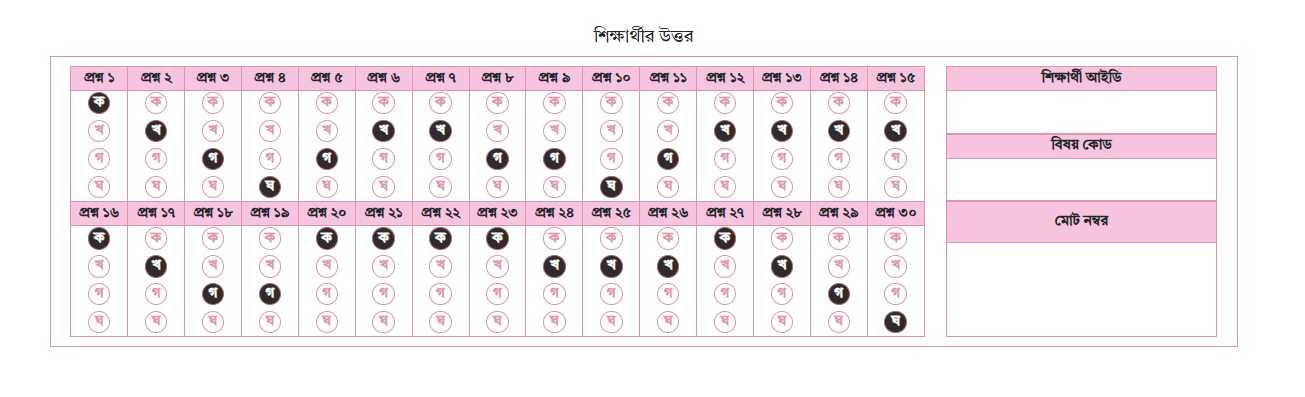
#> input picture omr4.png, 1305 x 397 px, found by its file name
$ python main-v-6.py
#> lines starting #> are read from the running program, lines starting #| are printed output that depends on the picture; after the words box and inside, x2 and y2 are one past the last pixel; in counts of white or black regions, pixels touching at a corner belong together
import cv2
import numpy as np
import os

def display_and_split_biggest_rectangle_part(image_path):
#> called with image_path = 'omr4.png'
    image = cv2.imread(image_path)
#> image is the input picture: shape (397, 1305, 3); mean B, G, R 240.9, 236.9, 246.2

    if image is None:
        print(f"❌ Error: Could not load image from {image_path}")
        return

    gray = cv2.cvtColor(image, cv2.COLOR_BGR2GRAY)
    _, thresh = cv2.threshold(gray, 200, 255, cv2.THRESH_BINARY_INV)
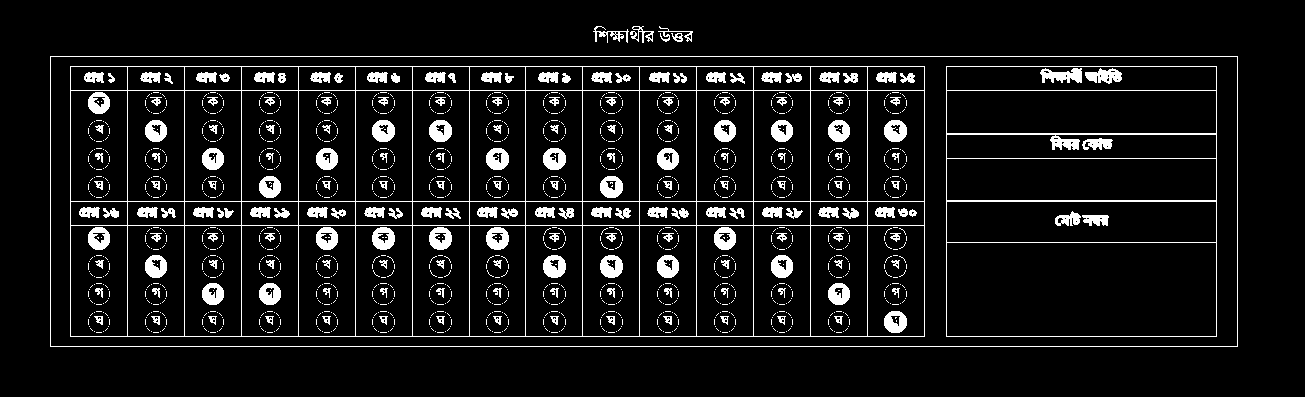
#> thresh: shape (397, 1305); 8.4% white; 1619 white regions (1423 under 20 px)

    contours, _ = cv2.findContours(thresh, cv2.RETR_EXTERNAL, cv2.CHAIN_APPROX_SIMPLE)
#> contours = 5 contours; box (x1, y1, x2, y2) and area: (50, 56, 1238, 347) 344230, (593, 26, 629, 43) 130, (630, 26, 654, 43) 106, (658, 26, 693, 42) 64, (671, 33, 683, 42) 56

    biggest_rect = None
    max_area = 0

    for contour in contours:
        perimeter = cv2.arcLength(contour, True)
        approx = cv2.approxPolyDP(contour, 0.02 * perimeter, True)

        if len(approx) == 4 and cv2.contourArea(approx) > 1000:
            x, y, w, h = cv2.boundingRect(approx)
            area = w * h
            if area > max_area:
                max_area = area
                biggest_rect = (x, y, w, h)
#> this loop made 5 passes
#> (perimeter, approx, x, y, w, h, area, max_area) on pass 1: (2954, [[50, 56], [50, 346], [1237, 346], [1237, 56]], 50, 56, 1188, 291, 345708, 345708)
#> perimeter on passes 2 to 5: 40.38, 176, 163.4, 200.7
#> after the loop, max_area = 345708

    if biggest_rect:
        x, y, w, h = biggest_rect
        rectangular_part = image[y:y + h, x:x + w]
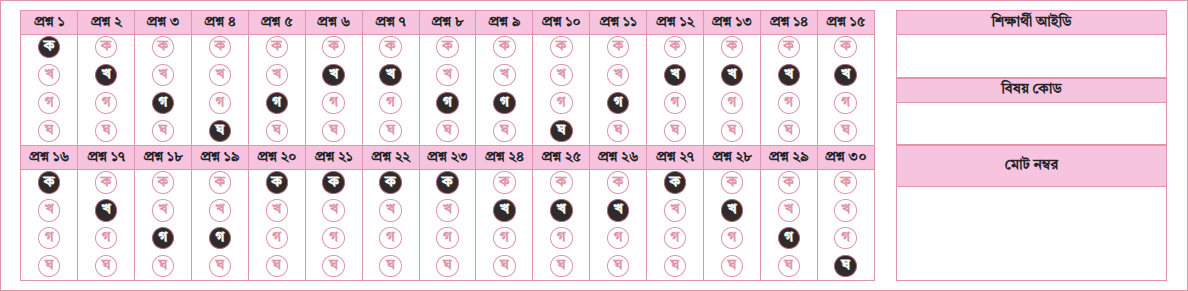
#> rectangular_part: shape (291, 1188, 3); mean B, G, R 234.2, 228.2, 242.1

        cv2.imwrite("biggest_rectangle.png", rectangular_part)

        # Split into initial answer section and info section (which might have white borders)
        answer_section_with_white_outer = rectangular_part[:, 0:int(0.75 * w)]
        info_section_with_white_outer = rectangular_part[:, int(0.75 * w):]

        # --- Process info_section_with_white_outer to remove white outer part ---
        info_section_without_outer = info_section_with_white_outer # Initialize with full section as fallback
        gray_info = cv2.cvtColor(info_section_with_white_outer, cv2.COLOR_BGR2GRAY)
        # Adjust threshold if needed for better results
        _, thresh_info = cv2.threshold(gray_info, 200, 255, cv2.THRESH_BINARY_INV)
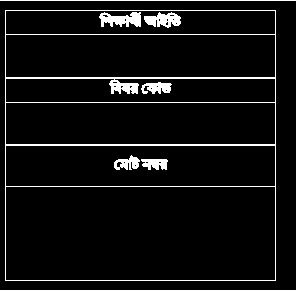
#> thresh_info: shape (291, 297); 6.5% white in thin lines or dots
        contours_info, _ = cv2.findContours(thresh_info, cv2.RETR_EXTERNAL, cv2.CHAIN_APPROX_SIMPLE)
#> contours_info = 2 contours, 1 with area under 20; largest, box (x1, y1, x2, y2) and area: (5, 10, 276, 281) 72900

        if contours_info:
            # Find the largest contour which should be the main content of the info section
            largest_contour_info = max(contours_info, key=cv2.contourArea)
#> largest_contour_info = [[5, 10], [5, 280], [275, 280], [275, 10]]
            x_info, y_info, w_info, h_info = cv2.boundingRect(largest_contour_info)
#> x_info = 5; y_info = 10; w_info = 271; h_info = 271
            info_section_without_outer = info_section_with_white_outer[y_info:y_info + h_info, x_info:x_info + w_info]
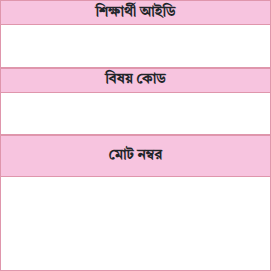
#> info_section_without_outer: shape (271, 271, 3); mean B, G, R 238.8, 229.8, 248

        # --- Process answer_section_with_white_outer to remove white outer part ---
        answer_section_without_outer = answer_section_with_white_outer # Initialize with full section as fallback
        gray_answer = cv2.cvtColor(answer_section_with_white_outer, cv2.COLOR_BGR2GRAY)
        # Assuming a light background to dark content. Adjust threshold if needed.
        _, thresh_answer = cv2.threshold(gray_answer, 200, 255, cv2.THRESH_BINARY_INV)
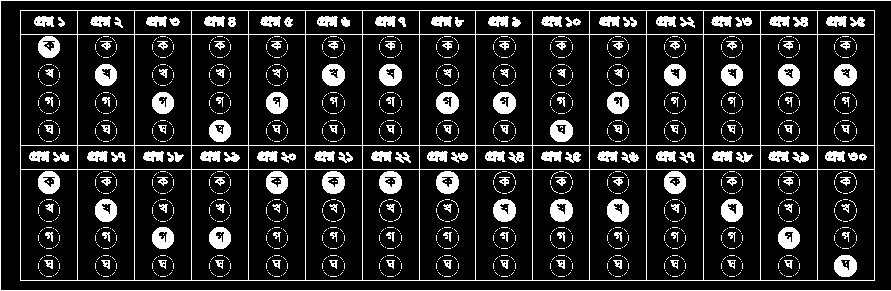
#> thresh_answer: shape (291, 891); 14.4% white; 1609 white regions (1423 under 20 px)
        contours_answer, _ = cv2.findContours(thresh_answer, cv2.RETR_EXTERNAL, cv2.CHAIN_APPROX_SIMPLE)
#> contours_answer = 2 contours, 1 with area under 20; largest, box (x1, y1, x2, y2) and area: (20, 10, 875, 281) 230580

        if contours_answer:
            # Find the largest contour which should be the main content of the answer section
            largest_contour_answer = max(contours_answer, key=cv2.contourArea)
#> largest_contour_answer = [[20, 10], [20, 280], [874, 280], [874, 10]]
            x_answer, y_answer, w_answer, h_answer = cv2.boundingRect(largest_contour_answer)
#> x_answer = 20; y_answer = 10; w_answer = 855; h_answer = 271
            answer_section_without_outer = answer_section_with_white_outer[y_answer:y_answer + h_answer, x_answer:x_answer + w_answer]
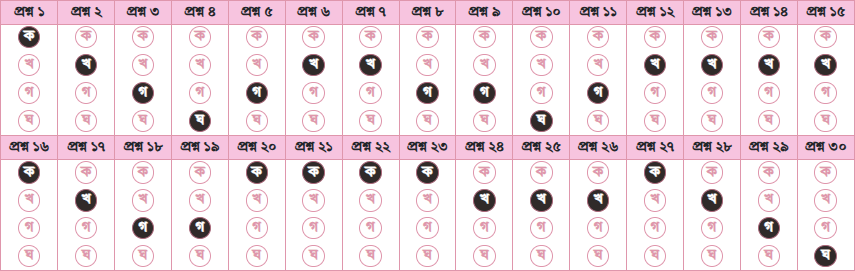
#> answer_section_without_outer: shape (271, 855, 3); mean B, G, R 230.2, 224.3, 238.4


        # Save the processed parts
        cv2.imwrite("answer_section.png", answer_section_without_outer)
        cv2.imwrite("info_section.png", info_section_without_outer)

        print("✅ Saved: biggest_rectangle.png, answer_section.png, info_section.png")

        # Optional: Show the result
        cv2.imshow("Answer Section (without outer white)", answer_section_without_outer)
        cv2.imshow("Info Section (without outer white)", info_section_without_outer)
        cv2.waitKey(0)
        cv2.destroyAllWindows()

        return True # Indicate that info_section.png was successfully created
    else:
        print("❌ No significant rectangle found. Try adjusting the threshold or contour area.")
        return False # Indicate failure

def extract_student_id_section(image_path):
    """
    Extracts the 'শিক্ষার্থী আইডি' section based on a percentage of the image height.
    This approach is simpler and relies on the student ID section being at the very top.
    """
#> called with image_path = 'info_section.png'
    info_section_image = cv2.imread(image_path)

    if info_section_image is None:
        print(f"❌ Error: Could not load image from {image_path}")
        return

    img_height, img_width, _ = info_section_image.shape
#> img_height = 271; img_width = 271

    # --- ADJUST THIS PERCENTAGE CAREFULLY ---
    # This is the crucial parameter for this method.
    # The 'শিক্ষার্থী আইডি' section (label + its white input box) is typically the first major section.
    # Try values between 0.15 (15%) and 0.30 (30%).
    # Start with a value, run the script, and observe the output.
    #   - If the section is cut off at the bottom (doesn't include the whole white box),
    #     INCREASE this percentage (e.g., from 0.22 to 0.25).
    #   - If the section includes part of the NEXT section ("বিষয় কোড"),
    #     DECREASE this percentage (e.g., from 0.22 to 0.18).
    student_id_section_height_percentage = 0.22 # Example: Take the top 22% of the info_section height

    # Calculate the height for the student ID section
    crop_height = int(img_height * student_id_section_height_percentage)
#> crop_height = 59

    # Ensure crop_height does not exceed image height
    if crop_height > img_height:
        crop_height = img_height
    if crop_height <= 0: # Ensure at least 1 pixel height
        crop_height = 1

    # Crop the image from the top
    # The student ID section is assumed to be at y=0, spanning the full width
    student_id_part = info_section_image[0:crop_height, 0:img_width]
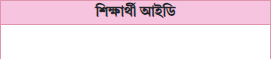
#> student_id_part: shape (59, 271, 3); mean B, G, R 233.6, 222.9, 244

    if student_id_part.size > 0: # Check if the cropped part is not empty
        cv2.imwrite("student_id_section.png", student_id_part)
        print("✅ Saved: student_id_section.png")

        cv2.imshow("Extracted Student ID Section (by height %)", student_id_part)
        cv2.waitKey(0)
        cv2.destroyAllWindows()
    else:
        print("❌ Cropped student ID section is empty or invalid. Adjust the height percentage.")


# === Main execution block ===
if __name__ == "__main__":
    image_file = "omr4.png"  # Change this to your actual OMR image file

    print("--- Starting OMR Sheet Splitting ---")
    success_split = display_and_split_biggest_rectangle_part(image_file)

    if success_split and os.path.exists("info_section.png"):
        print("\n--- Starting Student ID Section Extraction ---")
        extract_student_id_section("info_section.png")
    else:
        print("\nInfo section was not successfully generated, skipping student ID extraction.")

    print("\n--- Processing Complete ---")

$ run again, with omr2.png copied over omr4.png
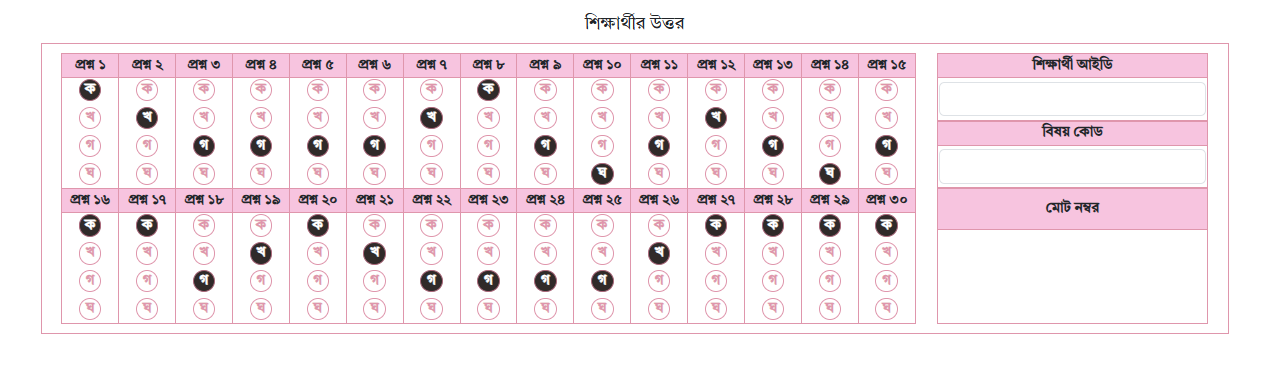
#> input picture omr2.png, 1264 x 369 px, found by its file name
#> in display_and_split_biggest_rectangle_part, image is the input picture: shape (369, 1264, 3); mean B, G, R 239.3, 234.8, 245.2
#> in display_and_split_biggest_rectangle_part, `_, thresh = cv2.threshold(gray, 200, 255, cv2.THRESH_BINARY_INV)`:
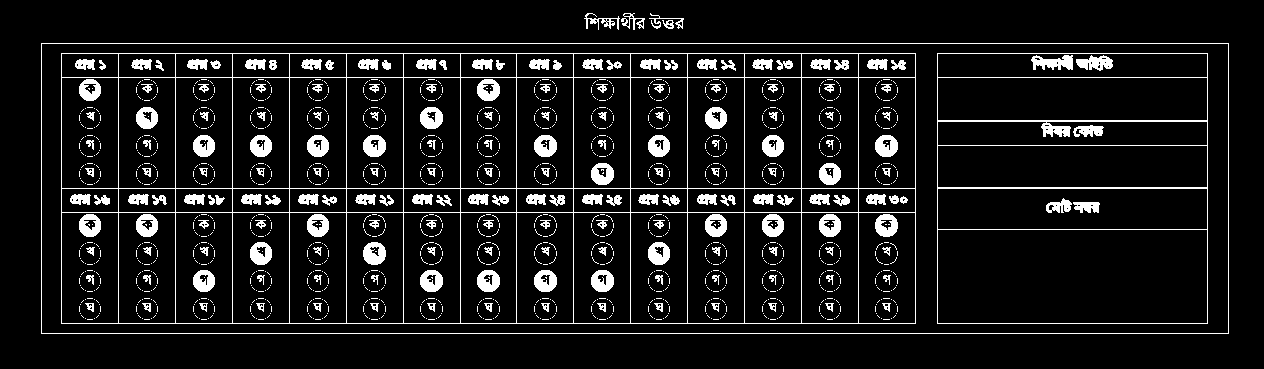
#> thresh: shape (369, 1264); 9.3% white; 1595 white regions (1399 under 20 px)
#> contours = 5 contours; box (x1, y1, x2, y2) and area: (41, 43, 1229, 334) 344230, (584, 13, 620, 30) 130, (621, 13, 645, 30) 106, (649, 13, 684, 29) 64, (662, 20, 674, 29) 56
#> the loop in display_and_split_biggest_rectangle_part, `for contour in contours:` made 5 passes
#> (perimeter, approx, x, y, w, h, area, max_area) on pass 1: (2954, [[41, 43], [41, 333], [1228, 333], [1228, 43]], 41, 43, 1188, 291, 345708, 345708)
#> after the loop in display_and_split_biggest_rectangle_part, `for contour in contours:`: max_area = 345708
#> thresh_info: shape (291, 297); 6.5% white in thin lines or dots
#> contours_info = 2 contours, 1 with area under 20; largest, box (x1, y1, x2, y2) and area: (5, 10, 276, 281) 72900
#> largest_contour_info = [[5, 10], [5, 280], [275, 280], [275, 10]]
#> x_info = 5; y_info = 10; w_info = 271
#> thresh_answer: shape (291, 891); 14.4% white; 1585 white regions (1399 under 20 px)
#> contours_answer = 2 contours, 1 with area under 20; largest, box (x1, y1, x2, y2) and area: (20, 10, 875, 281) 230580
#> largest_contour_answer = [[20, 10], [20, 280], [874, 280], [874, 10]]
#> x_answer = 20; y_answer = 10; w_answer = 855; h_answer = 271
#> in extract_student_id_section, `student_id_part = info_section_image[0:crop_height, 0:img_width]`:
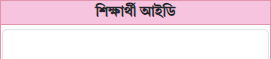
#> student_id_part: shape (59, 271, 3); mean B, G, R 233.1, 222.4, 243.3

$ run again, with omr3.png copied over omr4.png
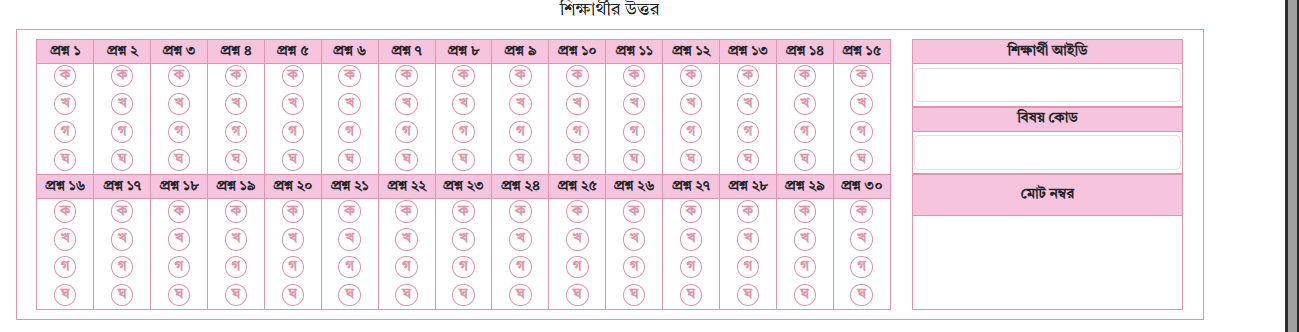
#> input picture omr3.png, 1299 x 332 px, found by its file name
#> in display_and_split_biggest_rectangle_part, image is the input picture: shape (332, 1299, 3); mean B, G, R 240.5, 235.5, 246.8
#> in display_and_split_biggest_rectangle_part, `_, thresh = cv2.threshold(gray, 200, 255, cv2.THRESH_BINARY_INV)`:
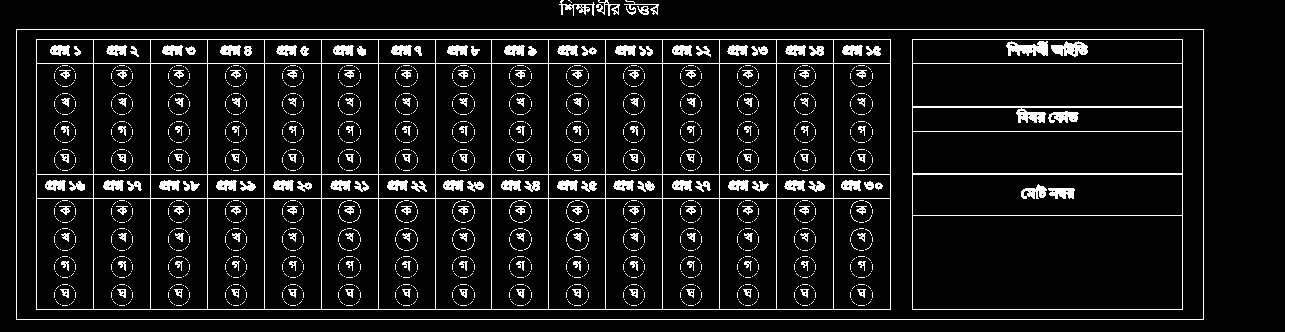
#> thresh: shape (332, 1299); 9.3% white; 2022 white regions (1825 under 20 px)
#> contours = 7 contours, 1 with area under 20; largest, box (x1, y1, x2, y2) and area: (16, 29, 1204, 320) 344230, (1285, 0, 1299, 332) 4303, (559, 0, 595, 16) 128, (596, 0, 620, 16) 86, (624, 0, 659, 15) 63, (637, 6, 649, 15) 56
#> the loop in display_and_split_biggest_rectangle_part, `for contour in contours:` made 7 passes
#> (perimeter, approx, x, y, w, h, area, max_area) on pass 1: (2954, [[16, 29], [16, 319], [1203, 319], [1203, 29]], 16, 29, 1188, 291, 345708, 345708)
#> after the loop in display_and_split_biggest_rectangle_part, `for contour in contours:`: max_area = 345708
#> thresh_info: shape (291, 297); 6.5% white in thin lines or dots
#> contours_info = 2 contours, 1 with area under 20; largest, box (x1, y1, x2, y2) and area: (5, 10, 276, 281) 72900
#> largest_contour_info = [[5, 10], [5, 280], [275, 280], [275, 10]]
#> x_info = 5; y_info = 10; w_info = 271
#> thresh_answer: shape (291, 891); 11.3% white in thin lines or dots
#> contours_answer = 2 contours, 1 with area under 20; largest, box (x1, y1, x2, y2) and area: (20, 10, 875, 281) 230580
#> largest_contour_answer = [[20, 10], [20, 280], [874, 280], [874, 10]]
#> x_answer = 20; y_answer = 10; w_answer = 855; h_answer = 271
#> in extract_student_id_section, `student_id_part = info_section_image[0:crop_height, 0:img_width]`:
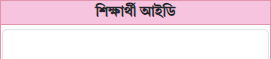
#> student_id_part: shape (59, 271, 3); mean B, G, R 233.1, 222.4, 243.3

$ run again, with omr5.png copied over omr4.png
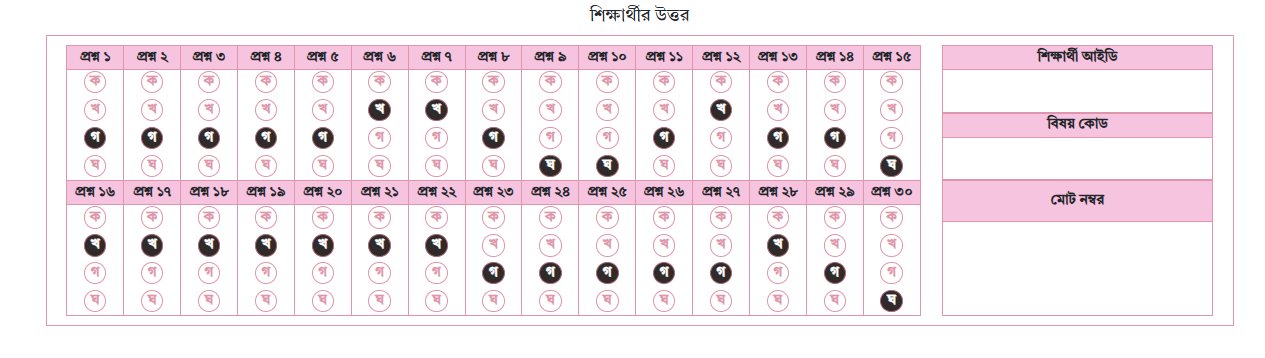
#> input picture omr5.png, 1265 x 358 px, found by its file name
#> in display_and_split_biggest_rectangle_part, image is the input picture: shape (358, 1265, 3); mean B, G, R 238.9, 234.2, 244.9
#> thresh: shape (358, 1265); 9.6% white; 1585 white regions (1389 under 20 px)
#> contours = 5 contours; box (x1, y1, x2, y2) and area: (46, 35, 1234, 326) 344230, (589, 5, 625, 22) 130, (626, 5, 650, 22) 106, (654, 5, 689, 21) 64, (667, 12, 679, 21) 56
#> the loop in display_and_split_biggest_rectangle_part, `for contour in contours:` made 5 passes
#> (perimeter, approx, x, y, w, h, area, max_area) on pass 1: (2954, [[46, 35], [46, 325], [1233, 325], [1233, 35]], 46, 35, 1188, 291, 345708, 345708)
#> after the loop in display_and_split_biggest_rectangle_part, `for contour in contours:`: max_area = 345708
#> thresh_info: shape (291, 297); 6.5% white in thin lines or dots
#> contours_info = 2 contours, 1 with area under 20; largest, box (x1, y1, x2, y2) and area: (5, 10, 276, 281) 72900
#> largest_contour_info = [[5, 10], [5, 280], [275, 280], [275, 10]]
#> x_info = 5; y_info = 10; w_info = 271
#> thresh_answer: shape (291, 891); 14.4% white; 1575 white regions (1389 under 20 px)
#> contours_answer = 2 contours, 1 with area under 20; largest, box (x1, y1, x2, y2) and area: (20, 10, 875, 281) 230580
#> largest_contour_answer = [[20, 10], [20, 280], [874, 280], [874, 10]]
#> x_answer = 20; y_answer = 10; w_answer = 855; h_answer = 271
#> in display_and_split_biggest_rectangle_part, `answer_section_without_outer = answer_section_with_white_outer[y_answe..`:
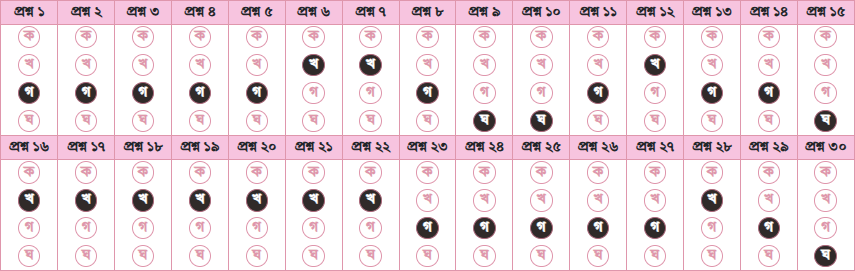
#> answer_section_without_outer: shape (271, 855, 3); mean B, G, R 230, 224.2, 238.3
